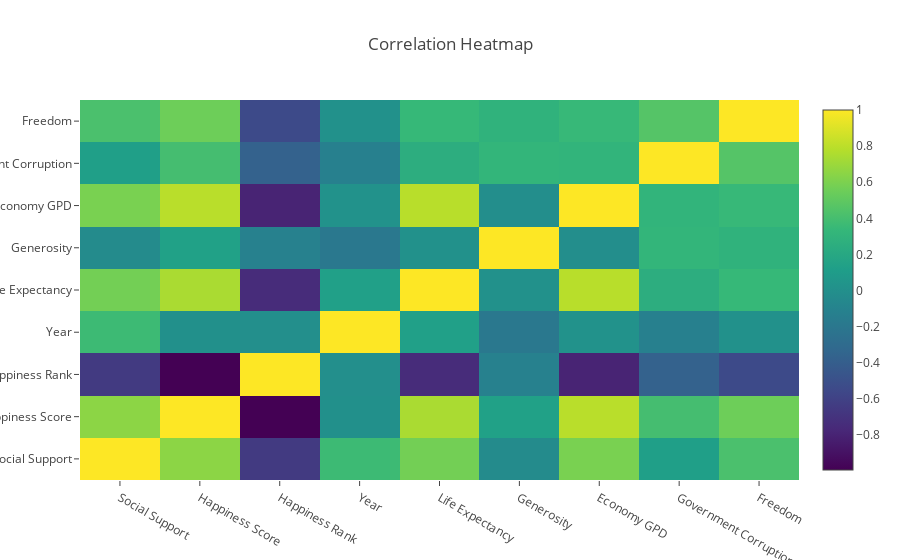

Notebook source saved alongside this figure:
### Code cell
# 2. Correlation Heatmap
# Exclude non-numeric columns from correlation calculation
numeric_data = data.select_dtypes(include=['float64', 'int64'])
correlation_matrix = numeric_data.corr()

heatmap = go.Figure(data=go.Heatmap(
    z=correlation_matrix.values,
    x=correlation_matrix.columns,
    y=correlation_matrix.columns,
    colorscale='Viridis'
))
heatmap.update_layout(title="Correlation Heatmap")
heatmap.show()

### Figure 1 — Plotly figure (JSON) as saved in the notebook; plotly's stock layout.template omitted (floating-point values rounded to 4 significant figures)
{"data": [{"colorscale": [[0, "#440154"], [0.1111, "#482878"], [0.2222, "#3e4989"], [0.3333, "#31688e"], [0.4444, "#26828e"], [0.5556, "#1f9e89"], [0.6667, "#35b779"], [0.7778, "#6ece58"], [0.8889, "#b5de2b"], [1, "#fde725"]], "type": "heatmap", "x": ["Social Support", "Happiness Score", "Happiness Rank", "Year", "Life Expectancy", "Generosity", "Economy GPD", "Government Corruption", "Freedom"], "y": ["Social Support", "Happiness Score", "Happiness Rank", "Year", "Life Expectancy", "Generosity", "Economy GPD", "Government Corruption", "Freedom"], "z": [[1, 0.6512, -0.6474, 0.3686, 0.5733, -0.0376, 0.5929, 0.1264, 0.4198], [0.6512, 1, -0.9921, 0.005946, 0.7428, 0.1381, 0.7897, 0.3984, 0.5534], [-0.6474, -0.9921, 1, -0.006594, -0.7441, -0.1183, -0.7951, -0.3728, -0.5402], [0.3686, 0.005946, -0.006594, 1, 0.1301, -0.1924, 0.01723, -0.1223, 0.01112], [0.5733, 0.7428, -0.7441, 0.1301, 1, 0.01072, 0.7878, 0.2505, 0.3412], [-0.0376, 0.1381, -0.1183, -0.1924, 0.01072, 1, -0.01365, 0.3189, 0.2906], [0.5929, 0.7897, -0.7951, 0.01723, 0.7878, -0.01365, 1, 0.3063, 0.3456], [0.1264, 0.3984, -0.3728, -0.1223, 0.2505, 0.3189, 0.3063, 1, 0.4596], [0.4198, 0.5534, -0.5402, 0.01112, 0.3412, 0.2906, 0.3456, 0.4596, 1]]}], "layout": {"autosize": true, "title": {"text": "Correlation Heatmap"}, "xaxis": {"autorange": true, "range": [-0.5, 8.5], "type": "category"}, "yaxis": {"autorange": true, "range": [-0.5, 8.5], "type": "category"}}}
